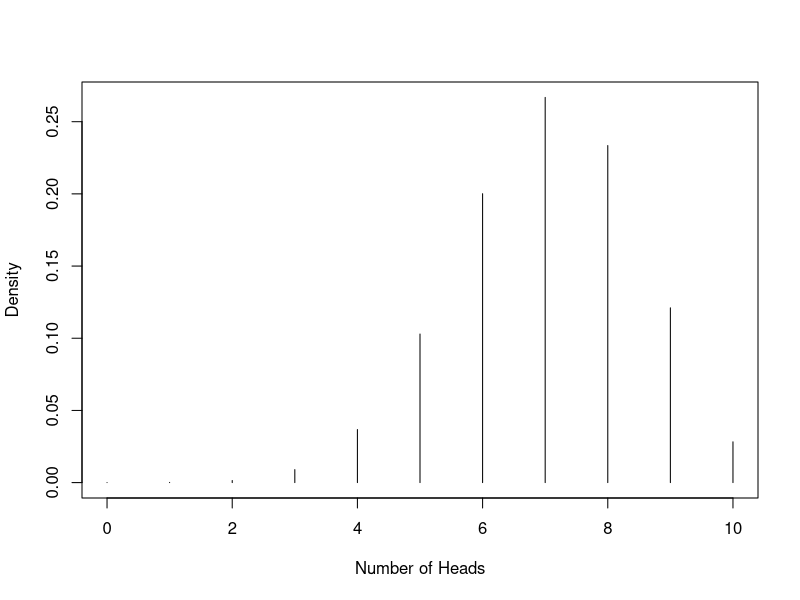
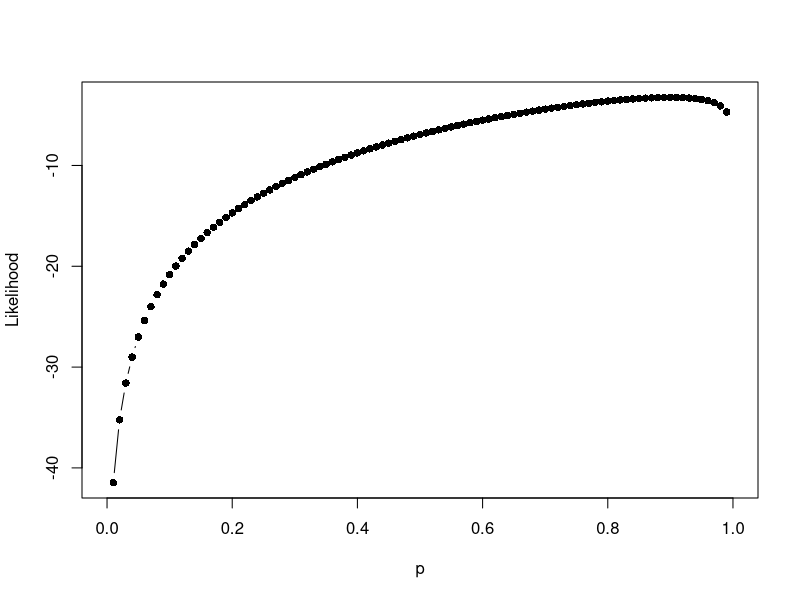
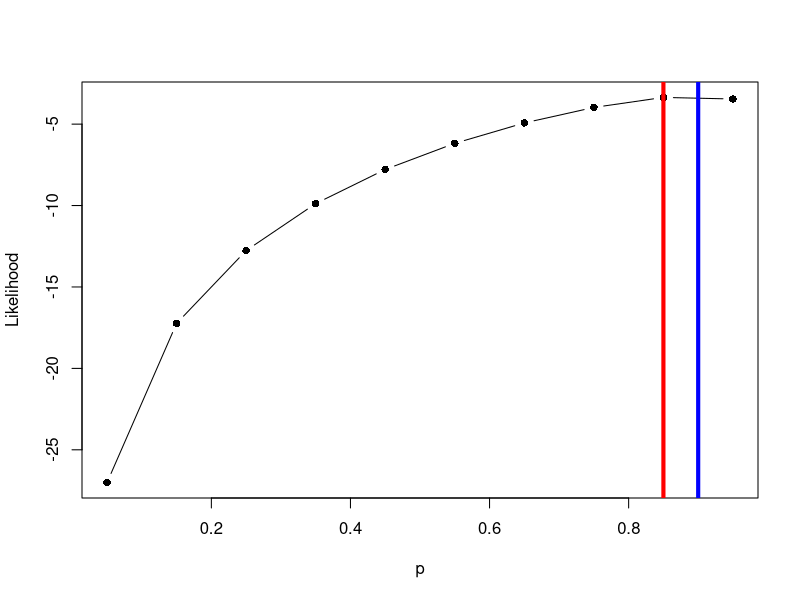
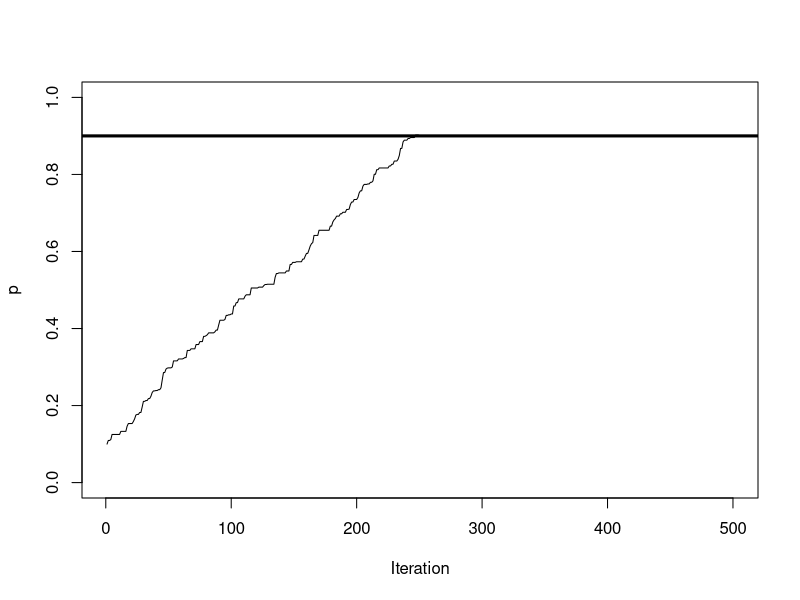
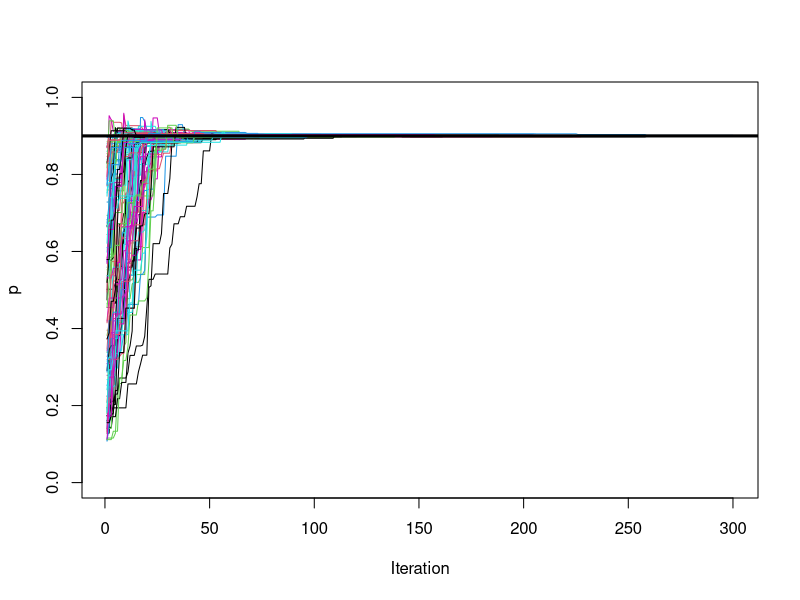

The R script that drew these images, in order:

# take a look at the documentation associated with the binomial distribution
?rbinom

n=10   # total number of coin flips
p=.7   # probability of single-trial success

# generate some random data
data=rbinom(n,size=1,prob=p)
x=sum(data)

################################################################# PDFs

# we can evaluate the probability of any experimental result x
d=5    # number of heads in n flips
dbinom(d,size=n,prob=p)

# and ask, which result is more likely, d1 or d2?
d1=5    # number of heads in n flips
d2=6    # number of heads in n flips
hypothesis=c(d1,d2)
names(hypothesis) <- c("d1","d2")
dens=dbinom(hypothesis,size=n,prob=p)

# we can look at the probability of every outcome (i.e., the PDF) visually
xs=seq(0,n,by=1)
fx=dbinom(xs,size=n,prob=p)
plot(xs,fx,type="h",xlab="Number of Heads",ylab="Density")

################################################################# inference

# define a likelihood function
log.like=function(p,x){
  dens=dbinom(x,size=1,prob=p,log=TRUE)
  sum(dens)
}

# evaluate the likelihood at a single point pstar, given our data (i.e., 'data')
pstar=.5
log.like(pstar,data)

# define a grid to evaluate many likelihoods
ps=seq(0,1,.01)
# notice that this doesn't work
lps=log.like(ps,data)
# but this will
lps=numeric(length(ps))
for(i in 1:length(ps)){
  lps[i]=log.like(ps[i],data)
}
# another approach is...
lps=sapply(ps,log.like,x=data)

# why would the likelihood be -Inf at 0 and 1?

# now we can plot the likelihoods
plot(ps,lps,type="b",xlab="p",ylab="Likelihood",pch=16)

# new block division - switch back to slides
################################################################# maximization

# so what is the most likely value for p?
# here is the rough way:
temp=sort(lps,decreasing=TRUE,index.return=TRUE)
ps[temp$ix[1]]
# a cleaner way is...
ps[which.max(lps)]

# we can try this again with much higher resolution:
# define a grid to evaluate many likelihoods
ps=seq(.05,.95,.1)
lps=sapply(ps,log.like,x=data)

# so what is the most likely value for p?
phat=ps[which.max(lps)]

# now we can plot the likelihoods
xlim=c(.05,.95)
plot(ps,lps,type="b",xlab="p",ylab="Likelihood",pch=16,xlim=xlim)
abline(v=phat,col="red",lwd=4)
# comare the estimate to the MLE
abline(v=mean(data),col="blue",lwd=4)

################################################################# optimization

require(msm)

n.iter=500    # total number of iterations
pset=lpset=numeric(n.iter)
tune=.01

pset[1]=.1
lpset[1]=log.like(pset[1],data)
for(t in 2:n.iter){
  pstar=rtnorm(1,pset[t-1],tune,0,1) # use truncated normal to ensure 0<=p<=1
  lpstar=log.like(pstar,data)
  if(lpstar>lpset[t-1]){ 
    # if it's better, take it
    pset[t]=pstar
    lpset[t]=lpstar
  } else { 
    # if it's worse, reject it
    pset[t]=pset[t-1]
    lpset[t]=lpset[t-1]
  }
}

plot(pset,type="l",xlab="Iteration",ylab="p",ylim=c(0,1))
abline(h=mean(data),lwd=3,col=1)

################################################################# let's get serious about optimization

require(msm)

n.iter=300       # total number of iterations
n.particles=100  # total number of particles
pset=lpset=matrix(NA,n.iter,n.particles)
tune=.1

for(i in 1:n.particles){
pset[1,i]=runif(1,.1,.9)
lpset[1,i]=log.like(pset[1,i],data)
}

for(t in 2:n.iter){
  pstar=rtnorm(n.particles,pset[t-1,],tune,0,1) # use truncated normal to ensure 0<=p<=1
  lpstar=sapply(pstar, log.like, data)
  for(i in 1:n.particles){
  if(lpstar[i]>lpset[t-1,i]){ 
    # if it's better, take it
    pset[t,i]=pstar[i]
    lpset[t,i]=lpstar[i]
  } else { 
    # if it's worse, reject it
    pset[t,i]=pset[t-1,i]
    lpset[t,i]=lpset[t-1,i]
  }
  }
}

matplot(pset,type="l",xlab="Iteration",ylab="p",lty=1,ylim=c(0,1))
abline(h=mean(data),lwd=3,col=1)

################################################################# R core form of optimization

optim(.1,log.like,x=data,control=list("fnscale"=-1))
